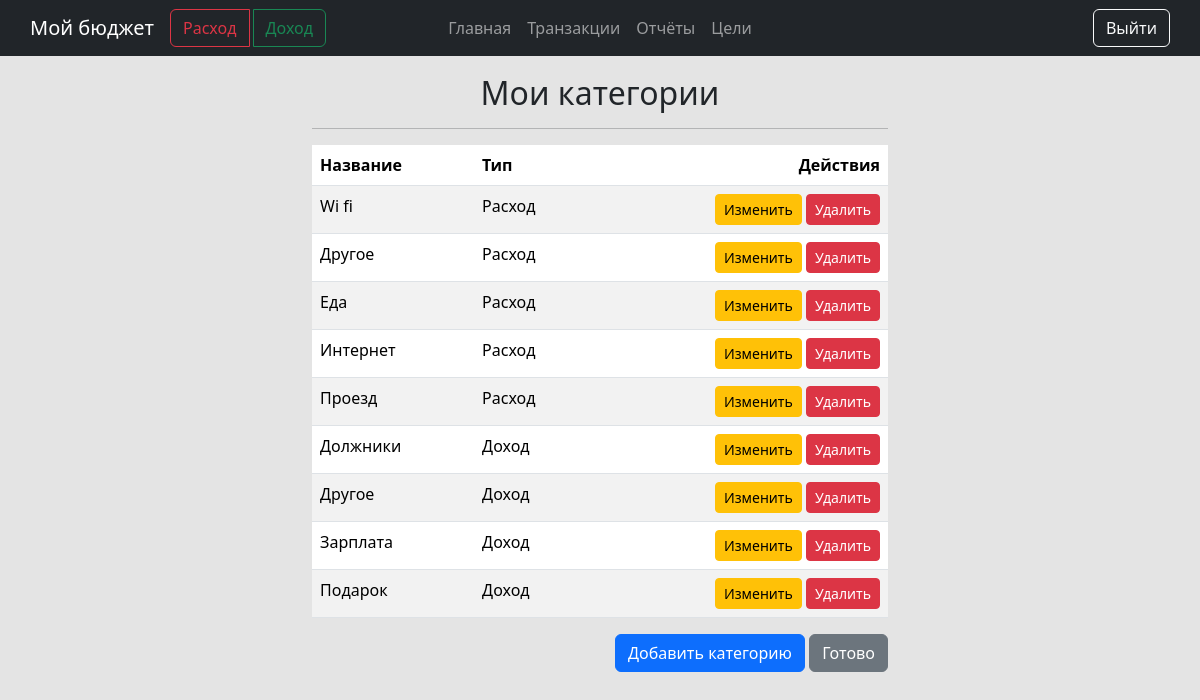
Page /categories/ (signed in) on the committed database.
### main/models.py (models this page shows, shortened)
class Category(models.Model):
    user = models.ForeignKey(User, on_delete=models.CASCADE, related_name='categories')  # ← добавлено
    TYPE_CHOICES = [
        ('income', 'Доход'),
        ('expense', 'Расход'),
    ]
    name = models.CharField(max_length=50, verbose_name='Название категории')
    type = models.CharField(max_length=10, choices=TYPE_CHOICES, verbose_name='Тип')

### main/views.py (the view)
# urls.py: path('categories/', views.categories_list, name='categories_list'),
@login_required
def categories_list(request):
    categories = Category.objects.filter(user=request.user).order_by('type', 'name')
    return render(request, 'main/categories/list.html', {'categories': categories})

### main/templates/main/categories/list.html (shortened to what this page needs)
{% extends 'main/base.html' %}
{% block content %}
<div class="container mt-4" style="max-width: 600px;">
    <h2 class="text-center">Мои категории</h2>
    <hr class="mx-auto" style="max-width: 600px;">
    <table class="table table-striped">
        <thead>
            <tr>
                <th>Название</th>
                <th>Тип</th>
                <th class="text-end">Действия</th>
            </tr>
        </thead>
        <tbody>
            {% for cat in categories %}
            <tr>
                <td>{{ cat.name }}</td>
                <td>{{ cat.get_type_display }}</td>
                <td class="text-end">
                    <a href="{% url 'main:category_edit' cat.id %}" class="btn btn-sm btn-warning">Изменить</a>
                    <a href="{% url 'main:category_delete' cat.id %}" class="btn btn-sm btn-danger">Удалить</a>
                </td>
            </tr>
            {% empty %}
            <tr><td colspan="3" class="text-center">Категорий нет</td></tr>
            {% endfor %}
        </tbody>
    </table>
    <div class="text-end mb-3">
        <a href="{% url 'main:category_add' %}" class="btn btn-primary">Добавить категорию</a>
        <a href="{{ next_url }}" class="btn btn-secondary">Готово</a>
    </div>
</div>
{% endblock %}

### main/static/main/css/main.css (style rules this page uses)
body { background-color: rgb(228, 228, 228); }

### rows in the picture
Category: name "Wi fi", type "Расход"
Category: name "Другое", type "Расход"
Category: name "Еда", type "Расход"
Category: name "Интернет", type "Расход"
Category: name "Проезд", type "Расход"
Category: name "Должники", type "Доход"
Category: name "Другое", type "Доход"
Category: name "Зарплата", type "Доход"
Category: name "Подарок", type "Доход"
